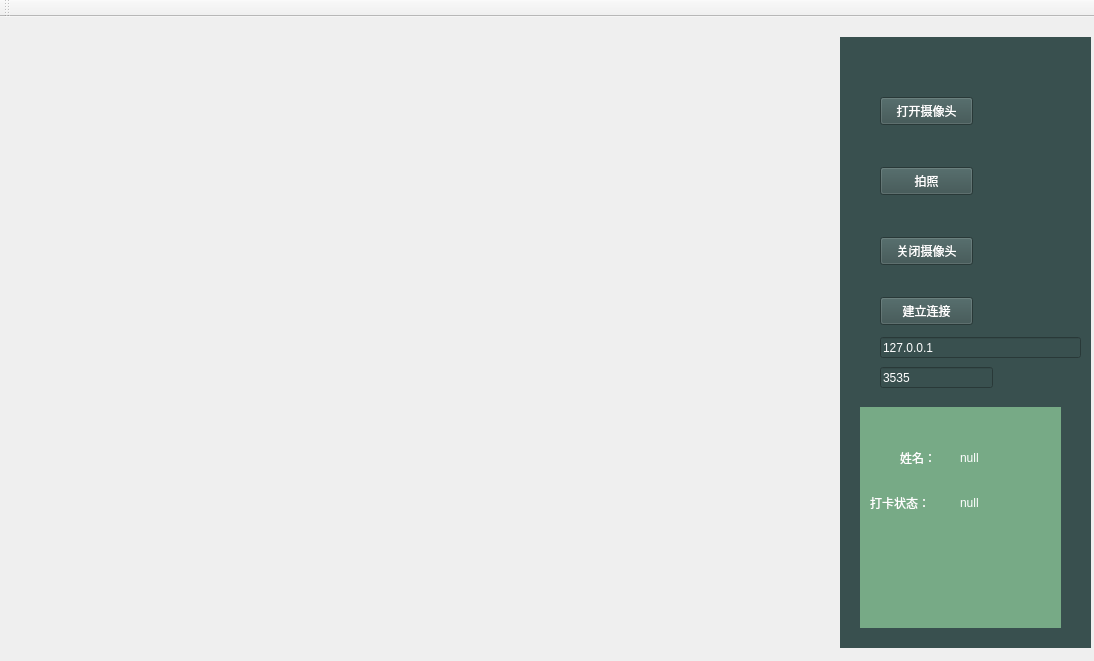
<?xml version="1.0" encoding="UTF-8"?>
<ui version="4.0">
 <class>MainWindow</class>
 <widget class="QMainWindow" name="MainWindow">
  <property name="geometry">
   <rect>
    <x>0</x>
    <y>0</y>
    <width>1094</width>
    <height>661</height>
   </rect>
  </property>
  <property name="minimumSize">
   <size>
    <width>1046</width>
    <height>0</height>
   </size>
  </property>
  <property name="windowTitle">
   <string>MainWindow</string>
  </property>
  <property name="styleSheet">
   <string notr="true">background-image:url(:/pic/image/background.jpeg); 
</string>
  </property>
  <widget class="QWidget" name="centralWidget">
   <widget class="QLabel" name="label_video">
    <property name="geometry">
     <rect>
      <x>50</x>
      <y>90</y>
      <width>541</width>
      <height>401</height>
     </rect>
    </property>
    <property name="styleSheet">
     <string notr="true">background-image:url(:/pic/image/robot.jpeg);
background-repeat:no-repeat;</string>
    </property>
    <property name="text">
     <string/>
    </property>
   </widget>
   <widget class="QWidget" name="widget" native="true">
    <property name="geometry">
     <rect>
      <x>840</x>
      <y>20</y>
      <width>251</width>
      <height>611</height>
     </rect>
    </property>
    <property name="styleSheet">
     <string notr="true">color:rgb(255, 255, 255);
background:rgb(57, 80, 79);</string>
    </property>
    <widget class="QPushButton" name="btn_connect">
     <property name="geometry">
      <rect>
       <x>40</x>
       <y>260</y>
       <width>93</width>
       <height>28</height>
      </rect>
     </property>
     <property name="text">
      <string>建立连接</string>
     </property>
    </widget>
    <widget class="QPushButton" name="btn_open">
     <property name="geometry">
      <rect>
       <x>40</x>
       <y>60</y>
       <width>93</width>
       <height>28</height>
      </rect>
     </property>
     <property name="styleSheet">
      <string notr="true">colour:rgb(255, 255, 255)</string>
     </property>
     <property name="text">
      <string>打开摄像头</string>
     </property>
    </widget>
    <widget class="QLineEdit" name="lineEdit_IP">
     <property name="geometry">
      <rect>
       <x>40</x>
       <y>300</y>
       <width>201</width>
       <height>21</height>
      </rect>
     </property>
     <property name="text">
      <string>127.0.0.1</string>
     </property>
    </widget>
    <widget class="QLineEdit" name="lineEdit_post">
     <property name="geometry">
      <rect>
       <x>40</x>
       <y>330</y>
       <width>113</width>
       <height>21</height>
      </rect>
     </property>
     <property name="text">
      <string>3535</string>
     </property>
    </widget>
    <widget class="QPushButton" name="btn_capture">
     <property name="geometry">
      <rect>
       <x>40</x>
       <y>130</y>
       <width>93</width>
       <height>28</height>
      </rect>
     </property>
     <property name="text">
      <string>拍照</string>
     </property>
    </widget>
    <widget class="QPushButton" name="btn_close">
     <property name="geometry">
      <rect>
       <x>40</x>
       <y>200</y>
       <width>93</width>
       <height>28</height>
      </rect>
     </property>
     <property name="text">
      <string>关闭摄像头</string>
     </property>
    </widget>
    <widget class="QWidget" name="widget_emp_info" native="true">
     <property name="geometry">
      <rect>
       <x>20</x>
       <y>370</y>
       <width>201</width>
       <height>221</height>
      </rect>
     </property>
     <property name="styleSheet">
      <string notr="true">background:rgb(119, 170, 134)</string>
     </property>
     <widget class="QLabel" name="label">
      <property name="geometry">
       <rect>
        <x>40</x>
        <y>30</y>
        <width>41</width>
        <height>41</height>
       </rect>
      </property>
      <property name="text">
       <string>姓名：</string>
      </property>
     </widget>
     <widget class="QLabel" name="label_name">
      <property name="geometry">
       <rect>
        <x>100</x>
        <y>30</y>
        <width>91</width>
        <height>41</height>
       </rect>
      </property>
      <property name="text">
       <string>null</string>
      </property>
     </widget>
     <widget class="QLabel" name="label_3">
      <property name="geometry">
       <rect>
        <x>10</x>
        <y>80</y>
        <width>72</width>
        <height>31</height>
       </rect>
      </property>
      <property name="text">
       <string>打卡状态：</string>
      </property>
     </widget>
     <widget class="QLabel" name="label_state">
      <property name="geometry">
       <rect>
        <x>100</x>
        <y>80</y>
        <width>91</width>
        <height>31</height>
       </rect>
      </property>
      <property name="text">
       <string>null</string>
      </property>
     </widget>
    </widget>
   </widget>
  </widget>
  <widget class="QToolBar" name="mainToolBar">
   <attribute name="toolBarArea">
    <enum>TopToolBarArea</enum>
   </attribute>
   <attribute name="toolBarBreak">
    <bool>false</bool>
   </attribute>
  </widget>
 </widget>
 <layoutdefault spacing="6" margin="11"/>
 <resources/>
 <connections/>
</ui>
